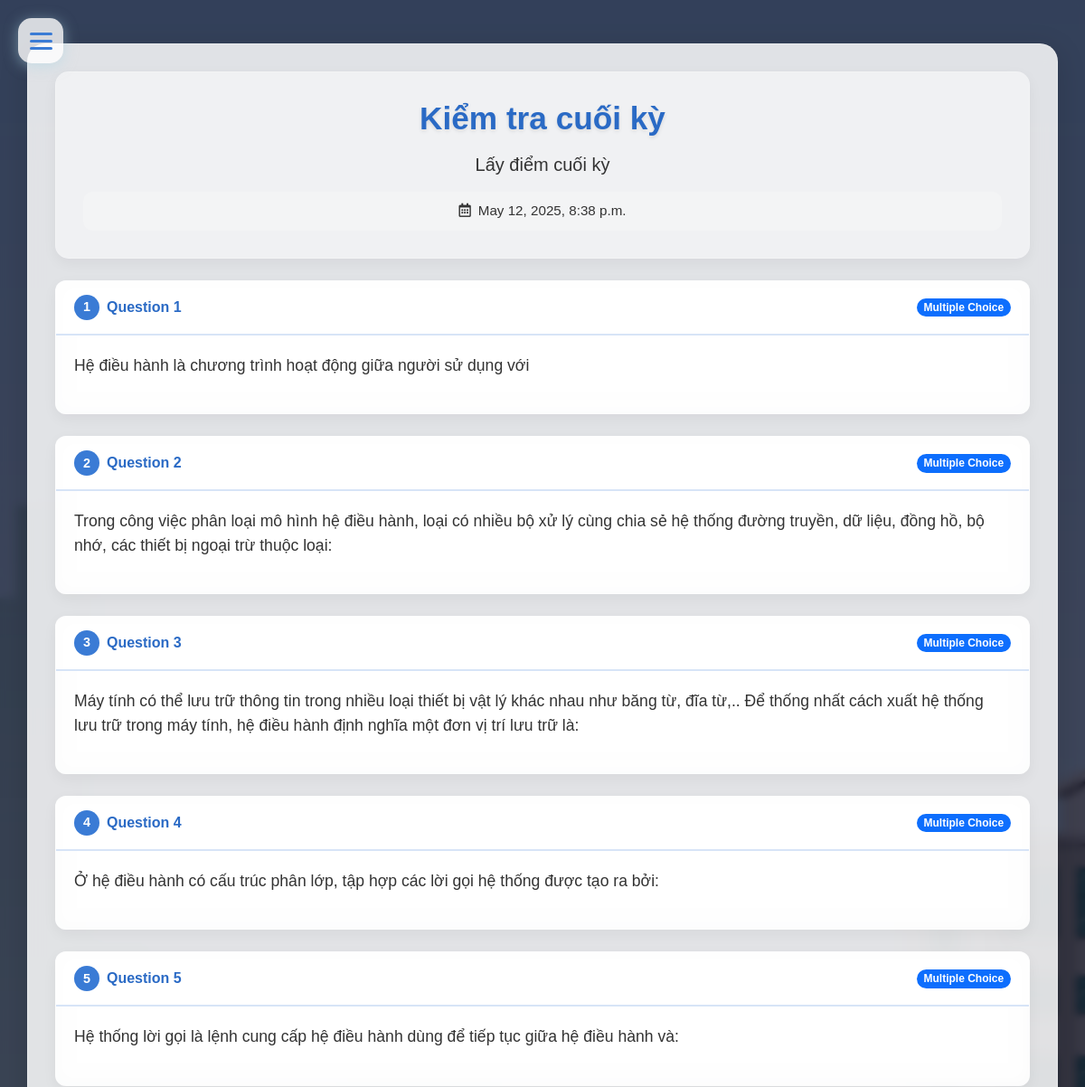
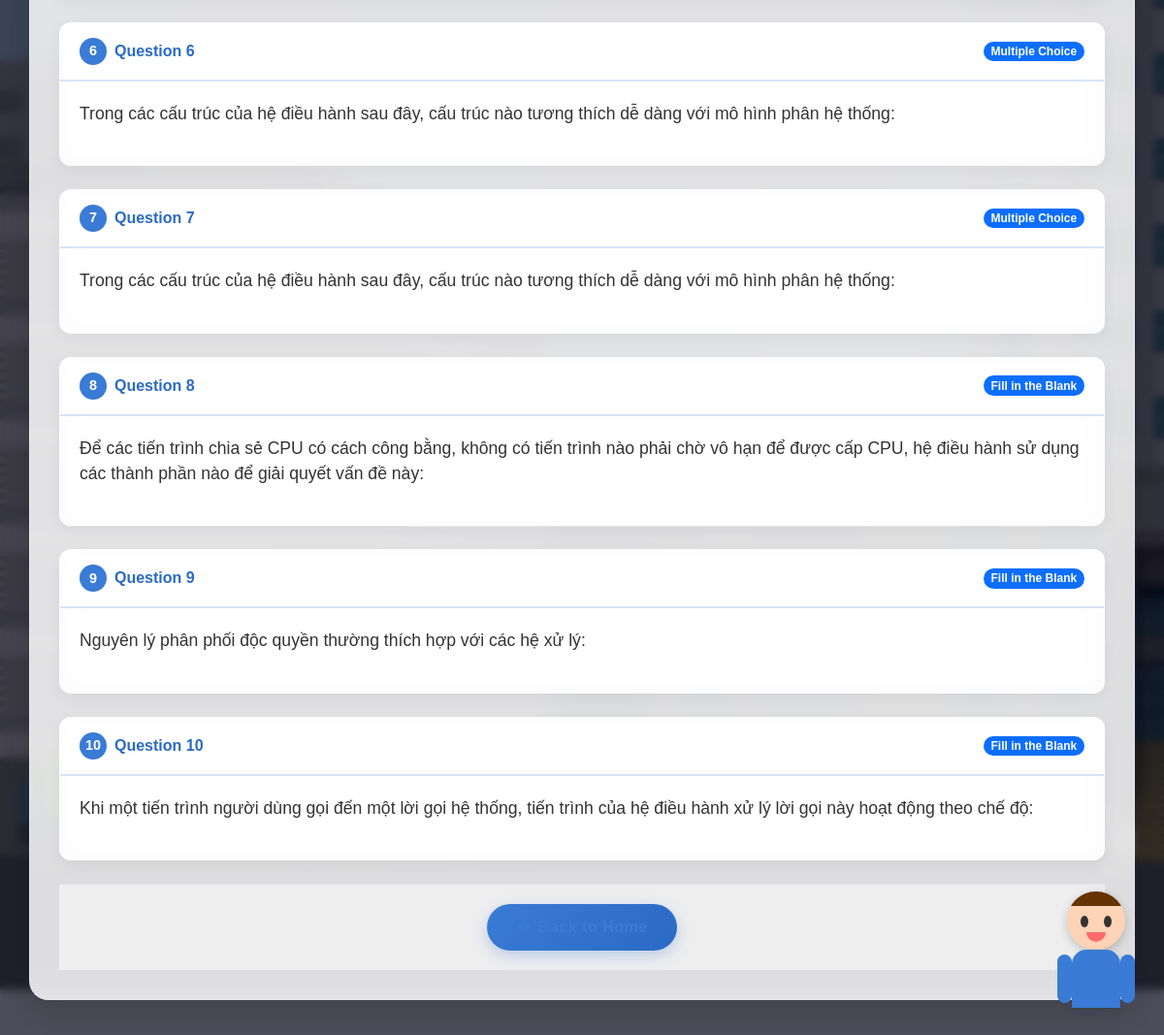
The page /myclass/all_student_answers/33/61 (signed in) on the database its author committed (2 pictures, top to bottom).
### quiz/models.py (models this page shows, shortened)
class Quiz(models.Model):
    QUIZ_TYPES = [
        ('NORMAL', 'Bài kiểm tra thông thường'),
        ('PDF', 'Bài kiểm tra PDF'),
    ]
    id = models.AutoField(primary_key=True)
    title = models.CharField(max_length=255)
    description = models.TextField()
    class_id = models.ForeignKey(MyClass, on_delete=models.CASCADE, null=True, blank=True)
    category = models.ForeignKey(Category, on_delete=models.CASCADE,null=True, blank=True)
    quiz_file = models.FileField(upload_to='quiz/' , null=True, blank=True)
    quiz_type = models.CharField(max_length=10, choices=QUIZ_TYPES, default='NORMAL')
    created_at = models.DateTimeField(auto_now_add=True)
    updated_at = models.DateTimeField(auto_now=True)
    duration = models.IntegerField(default=45)
    total_questions = models.IntegerField()
    instructor = models.ForeignKey(User, on_delete=models.CASCADE,null=True, blank=True)
    active = models.BooleanField(default=False)
    class Meta:
        verbose_name_plural = 'Quizzes'

class Question(models.Model):
    QUESTION_TYPES = [
        ('MCQ', 'Multiple Choice Question'),
        ('FIB', 'Fill in the Blank'),
    ]
    category = models.ForeignKey(Category, on_delete=models.CASCADE,null=True, blank=True)
    topic = models.TextField(null=True, blank=True)
    subtopic = models.TextField(null=True, blank=True)
    id = models.AutoField(primary_key=True)
    question_type = models.CharField(max_length=3, choices=QUESTION_TYPES)
    CLO = models.IntegerField(default=1)
    quiz_id = models.ForeignKey(Quiz, on_delete=models.CASCADE, null=True, blank=True)
    question_text = models.TextField()
    difficulty = models.IntegerField(default=1)

### quiz/views.py (the view)
# urls.py: path('all_student_answers/<int:quiz_id>/<int:quiz_result_id>', quiz_views.all_quiz_result_view, name='all_student_answers'),
@login_required(login_url='login')
def all_quiz_result_view(request, quiz_id, quiz_result_id):
    quiz = get_object_or_404(Quiz, id=quiz_id)
    questions = Question.objects.filter(quiz_id=quiz_id)
    quiz_result = get_object_or_404(QuizResult, id=quiz_result_id)
    full_student_answers = FullStudentAnswer.objects.filter(quiz_result_id=quiz_result_id)
    return render(request, 'all_student_answers.html', {
        'quiz': quiz,
        'questions': questions,
        'quiz_result': quiz_result,
        'full_student_answers': full_student_answers
    })

### templates/all_student_answers.html (shortened to what this page needs)
<!DOCTYPE html>
<html lang="en">
<head>
    <link rel="stylesheet" href="/static/cssQuan/bootstrap.min.css">
    <link rel="stylesheet" href="/static/css/style.css">
    <link rel="stylesheet" href="https://cdnjs.cloudflare.com/ajax/libs/font-awesome/5.15.4/css/all.min.css">
</head>
<body>
    {% include "Components/newmenu.html" %}
    <div class="container my-5">
        <div class="quiz-header text-center">
            <h1 class="quiz-title">{{ quiz.title }}</h1>
            <p class="quiz-description">{{ quiz.description }}</p>
            <div class="quiz-meta">
                <i class="far fa-calendar-alt me-2"></i>{{ quiz.created_at }}
            </div>
        </div>
        <div class="questions my-4">
            {% for question in questions %}
                <div class="question-card mb-4">
                    <div class="card-header">
                        <div class="question-number">
                            <span class="question-number-badge">{{ forloop.counter }}</span>
                            <span>Question {{ forloop.counter }}</span>
                        </div>
                        <span class="badge bg-primary rounded-pill">
                            {% if question.question_type == 'MCQ' %}Multiple Choice{% elif question.question_type == 'FIB' %}Fill in the Blank{% endif %}
                        </span>
                    </div>
                    <div class="card-body">
                        <p class="question-text">{{ question.question_text }}</p>
                    </div>
                </div>
            {% endfor %}
        </div>
        <div class="card-footer">
            <a href="{% url 'welcome' %}" class="btn btn-back">
                <i class="fas fa-arrow-left me-2"></i>Back to Home
            </a>
        </div>
    </div>
    {% include "Components/chat_bubble.html" %}
</body>
</html>

### static/css/style.css (style rules this page uses)
* { font-family: 'Arial', 'Tahoma', 'Verdana', 'Roboto', 'Open Sans', sans-serif; }
body { background-image: url("../images/Bg1.jpg"); background-size: cover; background-repeat: no-repeat; background-attachment: fixed; background-position: center; }

### templates/all_student_answers.html (style rules this page uses)
body { background: url('/static/images/Ptit.jpg') no-repeat center center fixed; background-size: cover; font-family: 'Arial', sans-serif; color: #333; position: relative; min-height: 100vh; }
body::before { content: ''; position: fixed; top: 0; left: 0; width: 100%; height: 100%; background-color: rgba(0, 0, 20, 0.7); backdrop-filter: blur(5px); -webkit-backdrop-filter: blur(5px); z-index: -1; pointer-events: none; }
.container { background: rgba(255, 255, 255, 0.85); border-radius: 20px; box-shadow: 0 8px 32px rgba(0, 0, 0, 0.15); backdrop-filter: blur(10px); -webkit-backdrop-filter: blur(10px); padding: 30px; margin-top: 80px; margin-bottom: 50px; transition: all 0.3s ease; border: 1px solid rgba(255, 255, 255, 0.18); }
.quiz-header { background: rgba(255, 255, 255, 0.5); border-radius: 15px; padding: 30px; box-shadow: 0 5px 15px rgba(0, 0, 0, 0.05); transition: all 0.3s ease; border: 1px solid rgba(255, 255, 255, 0.18); position: relative; text-align: center; }
.quiz-title { font-size: 2.2rem; font-weight: 700; margin-bottom: 15px; text-shadow: 0 2px 4px rgba(0,0,0,0.1); color: #2a6ac5; }
.quiz-description { font-size: 1.25rem; margin-bottom: 15px; color: #333; }
.quiz-meta { background-color: rgba(255, 255, 255, 0.2); border-radius: 10px; padding: 10px 15px; margin-top: 15px; font-size: 0.95rem; color: #333; }
.question-card { border: none; border-radius: 12px; overflow: hidden; box-shadow: 0 5px 15px rgba(0, 0, 0, 0.05); transition: transform 0.3s ease, box-shadow 0.3s ease; margin-bottom: 25px; background-color: rgba(255, 255, 255, 0.85); backdrop-filter: blur(10px); -webkit-backdrop-filter: blur(10px); border: 1px solid rgba(255, 255, 255, 0.18); }
.card-header { background: rgba(255, 255, 255, 0.5); color: #2a6ac5; font-weight: 600; padding: 15px 20px; border-bottom: 2px solid rgba(58, 123, 213, 0.2); display: flex; justify-content: space-between; align-items: center; }
.question-number { display: flex; align-items: center; gap: 8px; }
.question-number-badge { background-color: #3a7bd5; color: white; width: 28px; height: 28px; border-radius: 50%; display: flex; align-items: center; justify-content: center; font-size: 0.9rem; font-weight: bold; }
.card-body { padding: 20px; }
.question-text { font-size: 1.1rem; margin-bottom: 20px; color: #333; font-weight: 500; line-height: 1.5; }
.btn-back { background: linear-gradient(135deg, #3a7bd5, #2a6ac5); color: white; border: none; padding: 12px 30px; border-radius: 30px; font-weight: 600; letter-spacing: 0.5px; box-shadow: 0 5px 15px rgba(58, 123, 213, 0.3); transition: all 0.3s ease; }
.card-footer { background-color: rgba(255, 255, 255, 0.5); border-top: 1px solid rgba(0,0,0,0.05); padding: 20px; text-align: center; }
.card-footer a { text-decoration: none; color: #3a7bd5; font-weight: 600; }

### rows shown on the page
Quiz: title "Kiểm tra cuối kỳ", description "Lấy điểm cuối kỳ", created_at "May 12, 2025, 8:38 p.m."
Question: question_type "Multiple Choice", question_text "Hệ điều hành là chương trình hoạt động giữa người sử dụng với"
Question: question_type "Multiple Choice", question_text "Trong công việc phân loại mô hình hệ điều hành, loại có nhiều bộ xử lý cùng chia sẻ hệ thống đường truyền, dữ liệu, đồng hồ, bộ nhớ, các thiết bị ngoại trừ thuộc loại:"
Question: question_type "Multiple Choice", question_text "Máy tính có thể lưu trữ thông tin trong nhiều loại thiết bị vật lý khác nhau như băng từ, đĩa từ,.. Để thống nhất cách xuất hệ thống lưu trữ trong máy tính, hệ điều hành định nghĩa một đơn vị trí lưu trữ là:"
Question: question_type "Multiple Choice", question_text "Ở hệ điều hành có cấu trúc phân lớp, tập hợp các lời gọi hệ thống được tạo ra bởi:"
Question: question_type "Multiple Choice", question_text "Hệ thống lời gọi là lệnh cung cấp hệ điều hành dùng để tiếp tục giữa hệ điều hành và:"
Question: question_type "Multiple Choice", question_text "Trong các cấu trúc của hệ điều hành sau đây, cấu trúc nào tương thích dễ dàng với mô hình phân hệ thống:"
Question: question_type "Multiple Choice", question_text "Trong các cấu trúc của hệ điều hành sau đây, cấu trúc nào tương thích dễ dàng với mô hình phân hệ thống:"
Question: question_type "Fill in the Blank", question_text "Để các tiến trình chia sẻ CPU có cách công bằng, không có tiến trình nào phải chờ vô hạn để được cấp CPU, hệ điều hành sử dụng các thành phần nào để giải quyết vấn đề này:"
Question: question_type "Fill in the Blank", question_text "Nguyên lý phân phối độc quyền thường thích hợp với các hệ xử lý:"
Question: question_type "Fill in the Blank", question_text "Khi một tiến trình người dùng gọi đến một lời gọi hệ thống, tiến trình của hệ điều hành xử lý lời gọi này hoạt động theo chế độ:"
